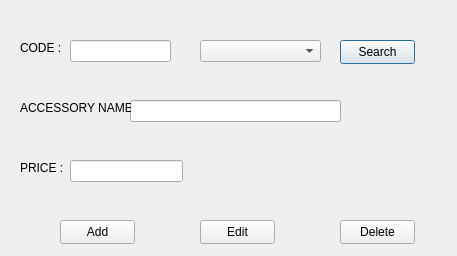
<?xml version="1.0" encoding="UTF-8"?>
<ui version="4.0">
 <class>Dialog</class>
 <widget class="QDialog" name="Dialog">
  <property name="geometry">
   <rect>
    <x>0</x>
    <y>0</y>
    <width>457</width>
    <height>256</height>
   </rect>
  </property>
  <property name="windowTitle">
   <string>Dialog</string>
  </property>
  <widget class="QComboBox" name="comboBox">
   <property name="geometry">
    <rect>
     <x>200</x>
     <y>40</y>
     <width>121</width>
     <height>22</height>
    </rect>
   </property>
  </widget>
  <widget class="QLineEdit" name="CodeEdit">
   <property name="geometry">
    <rect>
     <x>70</x>
     <y>40</y>
     <width>101</width>
     <height>22</height>
    </rect>
   </property>
  </widget>
  <widget class="QLineEdit" name="NameEdit">
   <property name="geometry">
    <rect>
     <x>130</x>
     <y>100</y>
     <width>211</width>
     <height>22</height>
    </rect>
   </property>
  </widget>
  <widget class="QLineEdit" name="PriceEdit">
   <property name="geometry">
    <rect>
     <x>70</x>
     <y>160</y>
     <width>113</width>
     <height>22</height>
    </rect>
   </property>
  </widget>
  <widget class="QLabel" name="Code">
   <property name="geometry">
    <rect>
     <x>20</x>
     <y>40</y>
     <width>49</width>
     <height>16</height>
    </rect>
   </property>
   <property name="text">
    <string>CODE :</string>
   </property>
  </widget>
  <widget class="QLabel" name="Name">
   <property name="geometry">
    <rect>
     <x>20</x>
     <y>100</y>
     <width>111</width>
     <height>16</height>
    </rect>
   </property>
   <property name="text">
    <string>ACCESSORY NAME :</string>
   </property>
  </widget>
  <widget class="QLabel" name="Price">
   <property name="geometry">
    <rect>
     <x>20</x>
     <y>160</y>
     <width>49</width>
     <height>16</height>
    </rect>
   </property>
   <property name="text">
    <string>PRICE :</string>
   </property>
  </widget>
  <widget class="QPushButton" name="SearchButton">
   <property name="geometry">
    <rect>
     <x>340</x>
     <y>40</y>
     <width>75</width>
     <height>24</height>
    </rect>
   </property>
   <property name="text">
    <string>Search</string>
   </property>
  </widget>
  <widget class="QPushButton" name="AddButton">
   <property name="geometry">
    <rect>
     <x>60</x>
     <y>220</y>
     <width>75</width>
     <height>24</height>
    </rect>
   </property>
   <property name="text">
    <string>Add</string>
   </property>
  </widget>
  <widget class="QPushButton" name="EditButton">
   <property name="geometry">
    <rect>
     <x>200</x>
     <y>220</y>
     <width>75</width>
     <height>24</height>
    </rect>
   </property>
   <property name="text">
    <string>Edit</string>
   </property>
  </widget>
  <widget class="QPushButton" name="DeleteButton">
   <property name="geometry">
    <rect>
     <x>340</x>
     <y>220</y>
     <width>75</width>
     <height>24</height>
    </rect>
   </property>
   <property name="text">
    <string>Delete</string>
   </property>
  </widget>
 </widget>
 <resources/>
 <connections/>
</ui>
